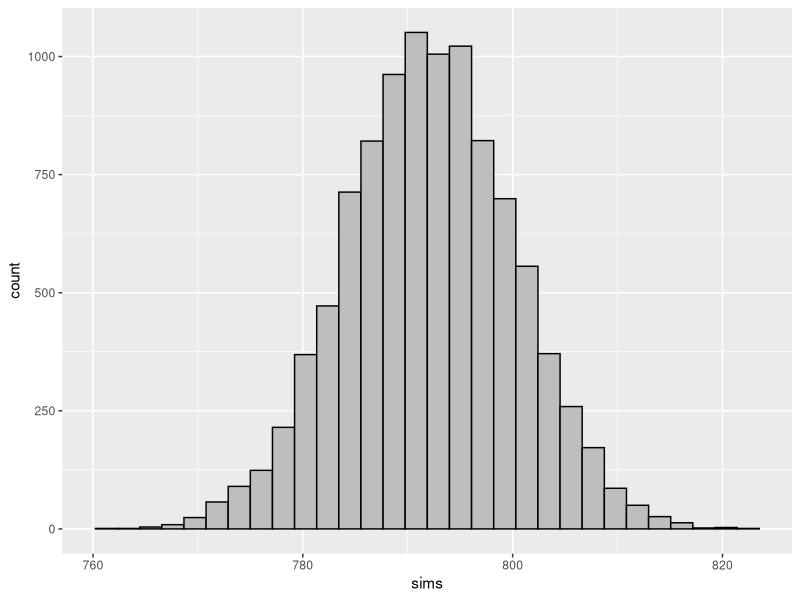
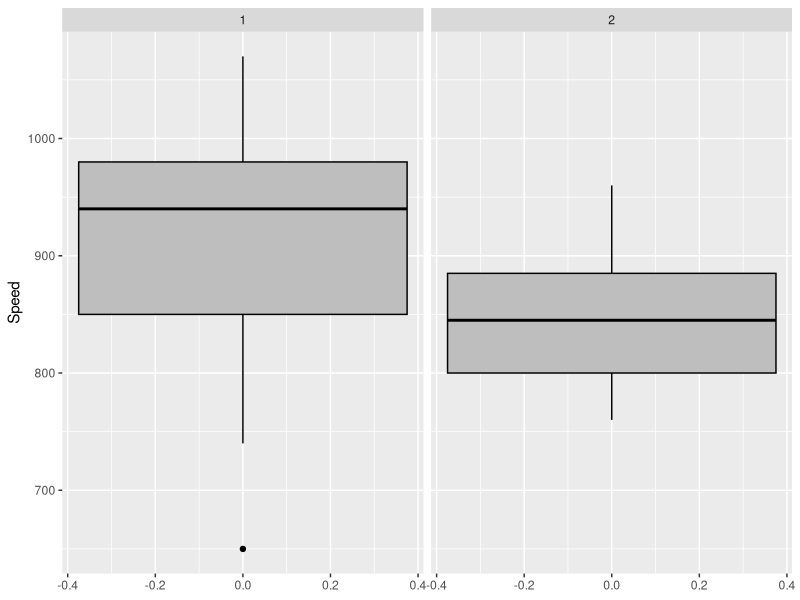
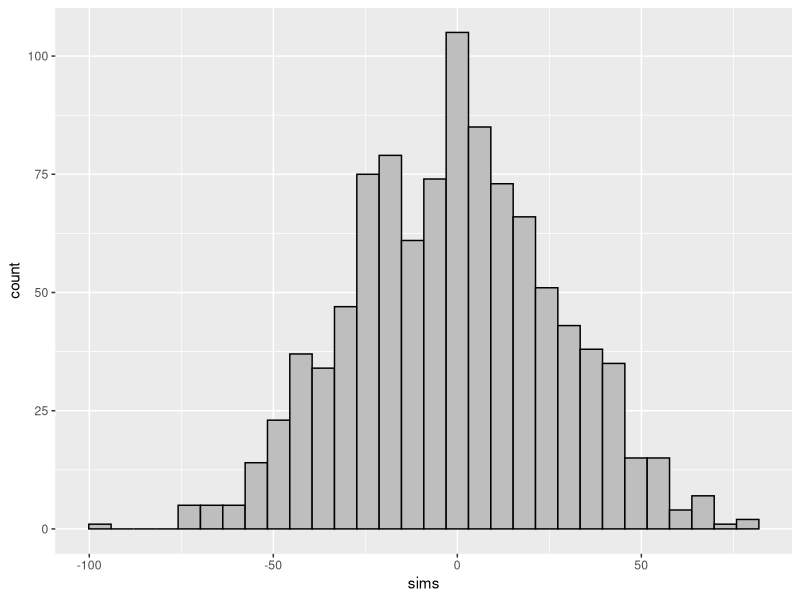
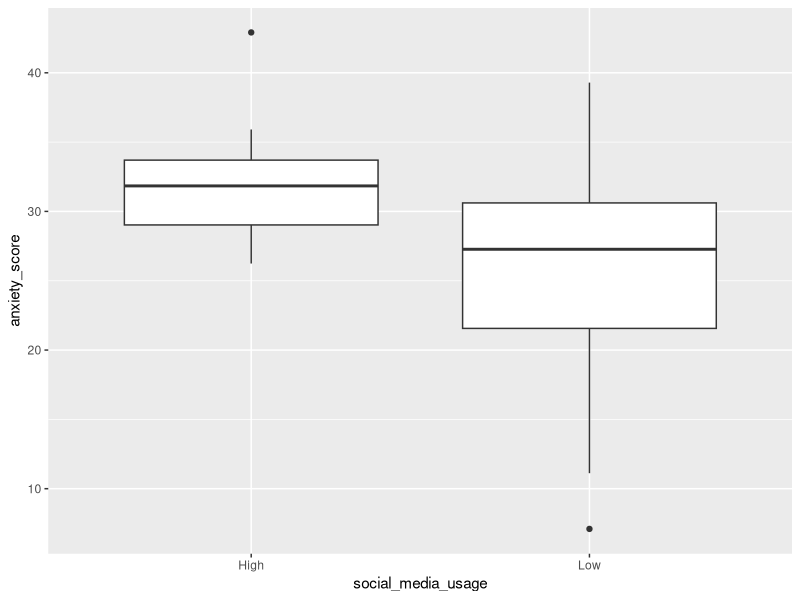

Recreate these plots in R, in order.
## ---- chunk 1
knitr::opts_chunk$set(warning = FALSE, message = FALSE)
library(tidyverse)
## ---- chunk 2
# Instructions for how students should define tests
STUDENT_NUMBER <- 1010057028;  # replace 130 by your real student number
## ---- chunk 3
# load in and rename the data
michelson <- tibble(morley)
## ---- chunk 4
# Replace NULL below by your answer (it should be a character, e.g., "name")
Q1a_varname <- "Speed"

# Replace NULL below by your answer from the following list: 
# "mph", "km/s", "m/s", "km/h"
Q1a_units <- "km/s"
## ---- chunk 5
# Replace NULL below by your answer for the test statistic
Q1c_vhat <- mean(michelson[["Speed"]])

# Replace NULL below by your answer for the parameter value under the null
Q1c_v <- 792
## ---- chunk 6
### DO NOT CHANGE THE CODE BELOW ####
print(STUDENT_NUMBER)     # Make sure that this is your student number
                          # If it isn't correct, go to the SETUP section and 
                          # store the correct value of your student number in
                          # the STUDENT_NUMBER variable (and run the code chunk)
                          # then come back to this question
                          # Make sure you don't share screenshots of your 
                          # solution that share your student number with others
set.seed(STUDENT_NUMBER)  # REQUIRED so the random sample is reproducible!

# setup
n_trials <- 10000  # number of simulations/trials
n_sample <- 100  # number of observations in random sample
mu <- 792  # in units of km/s
sigma <- 80  # in units of km/s

# simulate!
vhat_simulations <- rnorm(n_trials, mean = mu, sd = sigma)
for (i in 1:n_trials){
  vel_sim <- rnorm(n_sample, mean = mu, sd = sigma)
  vhat_sim <- mean(vel_sim)
  vhat_simulations[i] <- vhat_sim
}
### DO NOT CHANGE THE CODE ABOVE ####
## ---- chunk 7
# Replace NULL below by your answer for the simulated test statistic value
Q1d_vhat_sim_100 <- vhat_simulations[100]
## ---- chunk 8
tibble(sims = vhat_simulations) %>% ggplot(aes(x=sims)) +
  geom_histogram(color = "black",
           fill = "gray")
## ---- chunk 9
# Replace NULL with your answer below
Q1f_pvalue <- sum(abs(vhat_simulations - 792) >= abs(Q1c_vhat - Q1c_v)) / n_trials
## ---- chunk 10
# Replace NULL with your answer below
Q1h_pvalue <- sum(abs(vhat_simulations - 792) >= abs(Q1c_vhat - 40 - Q1c_v)) / n_trials
## ---- chunk 11
# Replace NULL with your answer below (either TRUE or FALSE)
Q1h_reject <- FALSE
## ---- chunk 12
# Replace NULL with your answer below (should be a modified tibble)
Q2a_michelson_2samp <- michelson %>% filter(Expt == 1 | Expt == 2) %>% head(40)
## ---- chunk 13
# add your plots below
Q2a_michelson_2samp %>% ggplot(aes(x=Speed)) +
  geom_boxplot(color = "black",
           fill = "gray") +
facet_wrap(~Expt) +
  coord_flip()
## ---- chunk 14
# Note: including the .groups="drop" option in summarise() will suppress 
# a friendly warning that R normally prints out:
# "`summarise()` ungrouping output (override with `.groups` argument)".  
delta_vhat <- 
  michelson %>% 
  filter(Expt <= 2) %>% 
  group_by(Expt) %>%
  summarise(means = mean(Speed), .groups="drop") %>%
  summarise(value = diff(means)) %>%
  as.numeric()


print(delta_vhat)
## ---- chunk 15
### DO NOT CHANGE THE CODE BELOW ####
print(STUDENT_NUMBER)     # Make sure that this is your student number
                          # If it isn't correct, go to the SETUP section and 
                          # store the correct value of your student number in
                          # the STUDENT_NUMBER variable (and run the code chunk)
                          # then come back to this question
                          # Make sure you don't share screenshots of your 
                          # solution that share your student number with others
set.seed(STUDENT_NUMBER)  # REQUIRED so the random sample is reproducible!

# setup
n_trials <- 1000  # number of permutations

# simulate!
delta_vhat_simulations <- rep(NA, n_trials)
for(i in 1:n_trials){
  # perform a random permutation
  simdata <- 
    michelson %>% 
    filter(Expt <= 2) %>%
    mutate(Expt = sample(Expt, replace=FALSE))
  # compute the simulated test statistic
  delta_vhat_sim <- 
    simdata %>% 
    group_by(Expt) %>%
    summarise(means = mean(Speed), .groups="drop") %>%
    summarise(value = diff(means)) %>%
    as.numeric()
  # store the simulated value
  delta_vhat_simulations[i] <- delta_vhat_sim
}
### DO NOT CHANGE THE CODE ABOVE ####
## ---- chunk 16
# Replace NULL with your answer below
Q2d_pos <- sum(delta_vhat_simulations > 0)
Q2d_neg <- sum(delta_vhat_simulations < 0)
## ---- chunk 17
# add your plots below
tibble(sims = delta_vhat_simulations) %>% ggplot(aes(x=sims)) +
  geom_histogram(color = "black",
           fill = "gray")
## ---- chunk 18
# Replace NULL with your answer below
Q2f_pvalue <- sum(abs(delta_vhat_simulations) >= abs(-53)) / n_trials
## ---- chunk 19
# Replace NULL with your answer below (either TRUE or FALSE)
Q2f_reject <- FALSE
## ---- chunk 20
# define our initial dataset
social_media_usage <- c(rep("Low", 30), rep("High", 16));
anxiety_score <- c(24.64, 39.29, 16.32, 32.83, 28.02, 
                   33.31, 20.60, 21.13, 26.69, 28.90,
                   26.43, 24.23, 7.10,  32.86, 21.06,
                   28.89, 28.71, 31.73, 30.02, 21.96,
                   25.49, 38.81, 27.85, 30.29, 30.72,
                   21.43, 22.24, 11.12, 30.86, 19.92,
                   33.57, 34.09, 27.63, 31.26,
                   35.91, 26.68, 29.49, 35.32,
                   26.24, 32.34, 31.34, 33.53,
                   27.62, 42.91, 30.20, 32.54)
anxiety_data <- tibble(social_media_usage, anxiety_score)

# preview our data
glimpse(anxiety_data)
## ---- chunk 21
# Code your answers here
anxiety_data %>%
  ggplot() +
  aes(x=social_media_usage, y=anxiety_score) +
  geom_boxplot()
## ---- chunk 22
# code your answer below
## ---- chunk 23
### DO NOT CHANGE THE CODE BELOW ####
print(STUDENT_NUMBER)     # Make sure that this is your student number
                          # If it isn't correct, go to the SETUP section and 
                          # store the correct value of your student number in
                          # the STUDENT_NUMBER variable (and run the code chunk)
                          # then come back to this question
                          # Make sure you don't share screenshots of your 
                          # solution that share your student number with others
set.seed(STUDENT_NUMBER)  # REQUIRED so the random sample is reproducible!
### DO NOT CHANGE THE CODE ABOVE ####

# code your answer below
## ---- chunk 24
# Replace NULL with your answer below
Q3f_pvalue <- NULL
## ---- chunk 25
# Replace NULL with your answer below (either TRUE or FALSE)
Q3f_reject <- NULL
